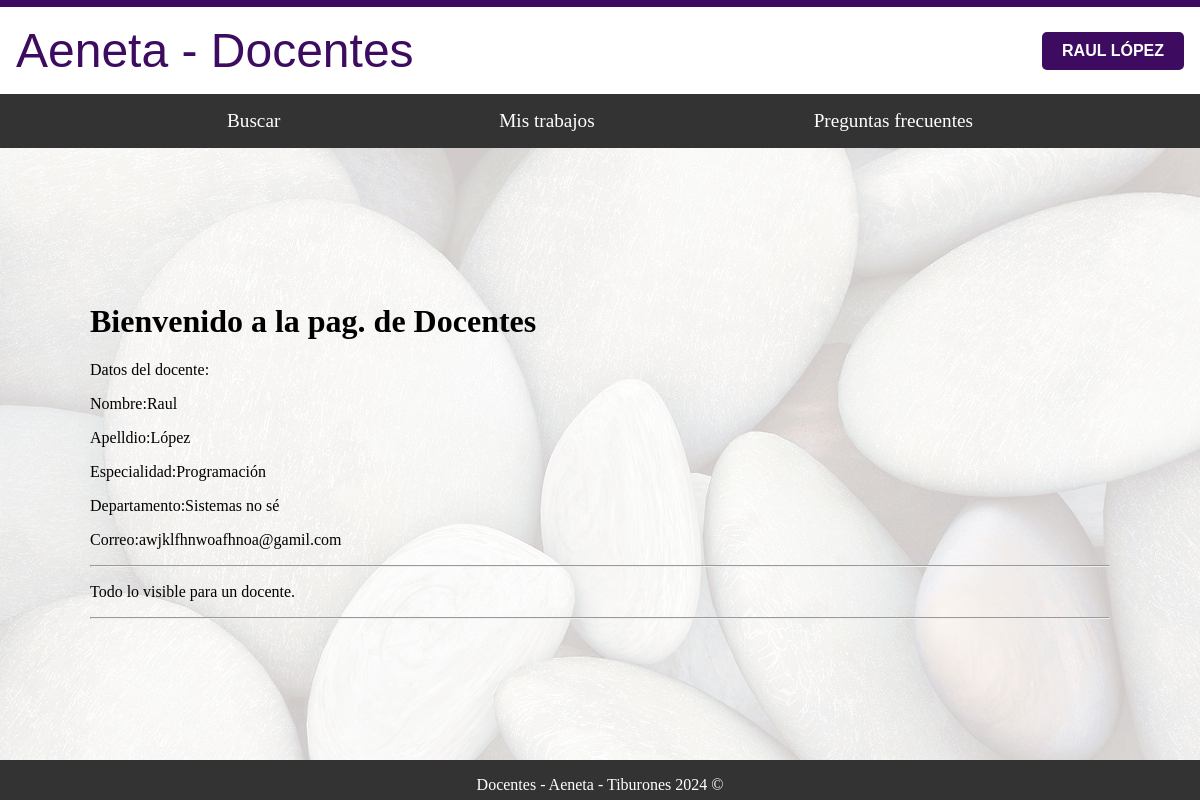
Screenshot of /docente/home/ (signed in) with the database file from the repository.
### usuarios/models.py (models this page shows)
class CustomUser(AbstractUser):
    nombre = models.CharField(max_length=100)
    apellido = models.CharField(max_length=100)
    correo_electronico = models.EmailField(unique=True)
    is_administrador = models.BooleanField(default=False)
    is_alumno = models.BooleanField(default=False)
    is_docente = models.BooleanField(default=False)
    matricula = models.CharField(max_length=20, blank=True, null=True)
    programa_academico = models.CharField(max_length=100, blank=True, null=True)
    estatus = models.CharField(max_length=20, choices=[('activo', 'Activo'), ('egresado', 'Egresado')], blank=True, null=True)
    especialidad = models.CharField(max_length=100, blank=True, null=True)
    departamento_docente = models.CharField(max_length=100, blank=True, null=True)
    cargo = models.CharField(max_length=100, blank=True, null=True)
    departamento_admin = models.CharField(max_length=100, blank=True, null=True)

### docente/views.py (the view)
# urls.py: path('home/', DocenteHomeView.as_view(), name='home'),
class DocenteHomeView(DocenteRequiredMixin, TemplateView):
    template_name = 'docente/home.html'

### administracion/context_processors.py (called while the page is built)
def admin_info(request):
    if request.user.is_authenticated and hasattr(request.user, 'nombre'):
        return {
            'nombre_administrador': request.user.nombre,
            'apellido_administrador': request.user.apellido,
            'departamento_administrador': request.user.departamento_admin,
            'cargo_administrador': request.user.cargo,
            'correo_administrador': request.user.correo_electronico,
        }
    return {}

### alumnos/context_processors.py (called while the page is built)
def alumno_info(request):
    if request.user.is_authenticated and hasattr(request.user, 'nombre'):
        return {
            'nombre_alumno' : request.user.nombre,
            'apellido_alumno' :request.user.apellido,
            'boleta_alumno': request.user.matricula,
            'programa_academico': request.user.programa_academico,
            'estatus_alumno': request.user.estatus,
            'correo_alumno':request.user.correo_electronico,
        }
    return {}

### docente/context_processors.py (called while the page is built)
def docente_info(request):
    if request.user.is_authenticated and hasattr(request.user, 'nombre'):
        return {
            'nombre_docente': request.user.nombre,
            'apellido_docente': request.user.apellido,
            'especialidad_docente': request.user.especialidad,
            'departamento_docente': request.user.departamento_docente,
            'correo_docente': request.user.correo_electronico,
        }
    return {}

### docente/mixins.py (called while the page is built)
    def dispatch(self, request, *args, **kwargs):
        if not request.user.is_authenticated:
            return self.handle_no_permission()
        if not request.user.is_docente:
            messages.error(request, 'No tienes permiso para ver esta página.')
            return redirect('nombre_de_la_url_por_defecto')
        return super().dispatch(request, *args, **kwargs)

### docente/templates/docente/home.html
{% extends "base_generic_docente.html" %}
{% block content %}
<div id="fondo">
  <div class="contenedor_principal">
    <h1>Bienvenido a la pag. de Docentes</h1>
    <p>Datos del docente:</p>
    <p>Nombre:{{ nombre_docente }}</p>
    <p>Apelldio:{{ apellido_docente }}</p>
    <p>Especialidad:{{ especialidad_docente }}</p>
    <p>Departamento:{{ departamento_docente}}</p>
    <p>Correo:{{ correo_docente }}</p>
    <hr>
    <p>Todo lo visible para un docente.</p>
    <hr>
  </div>
</div>
{% endblock %}

### docente/templates/base_generic_docente.html (shortened to what this page needs)
<!DOCTYPE html>
{%load static %}
<html lang="es">
<head>
    <link rel="stylesheet" type="text/css" href="{% static 'styles/base_docentes.css' %}">
</head>
<body>
    <div id="nombre_sistema" class="header-flex-container">
        <a href="{% url 'docente:home' %}">
            <span>Aeneta - Docentes</span>
        </a>
        <div class="docente-info">
            {% if nombre_docente %}
                <div class="dropdown">
                    <button class="dropbtn">{{ nombre_docente }} {{ apellido_docente }}</button>
                </div>
            {% endif %}
        </div>
    </div>
      <nav class="nav_bar" aria-label="Navegación principal">
        <a class="nav-link" href="{% url 'docente:buscar' %}">Buscar</a>
        <a class="nav-link" href="{% url 'docente:mis_trabajos' %}">Mis trabajos</a>
        <a class="nav-link" href="{% url 'docente:preguntas_frecuentes' %}" >Preguntas frecuentes</a>
      </nav>
    {% block content %}{% endblock %}
    <footer>
        <p>Docentes - Aeneta - Tiburones 2024 ©</p>
    </footer>
</body>
</html>

### docente/static/styles/base_docentes.css (style rules this page uses)
html { margin: 0; padding: 0; overflow-x: hidden; box-sizing: border-box; }
.header-flex-container, #fondo, footer { width: 100%; max-width: 100%; box-sizing: border-box; }
body { margin: 0; padding: 0; min-height: 100vh; display: flex; flex-direction: column; }
.header-flex-container, #fondo, footer { width: 100%; }
#fondo { position: relative; flex: 1; display: flex; flex-direction: column; justify-content: center; }
#fondo::before { content: ''; background-image: url('/static/image_docentes/fondo_docente.jpg'); opacity: 0.2; top: 0; left: 0; bottom: 0; right: 0; position: absolute; z-index: -1; }
.header-flex-container { display: flex; justify-content: space-between; align-items: center; }
.docente-info { display: flex; align-items: center; gap: 10px; font-family: monospace; color: #3d0b60; font-size: 20px; }
.dropdown { position: relative; display: inline-block; z-index: 1030; }
.dropbtn { background-color: #3d0b60; color: white; padding: 16px; font-size: 16px; border: none; cursor: pointer; }
.contenedor_principal { position: relative; margin: auto; width: 85%; z-index: 2; padding: 10px; }
.header-flex-container { display: flex; justify-content: space-between; align-items: center; padding: 1rem; background-color: #fff; border-top: 7px solid #3d0b60; font-family: 'Malgun Gothic Semilight', sans-serif; }
.header-flex-container span { font-size: 3rem; color: #3d0b60; font-weight: 300; }
.header-flex-container button { background-color: #3d0b60; color: white; border: none; padding: 10px 20px; text-transform: uppercase; font-weight: bold; cursor: pointer; border-radius: 5px; }
.header-flex-container a, .header-flex-container a:visited { text-decoration: none; color: inherit; }
.nav_bar { display: flex; justify-content: space-evenly; position: sticky; top: 0; background: #333333; padding: .5rem .5rem; z-index: 1029; }
.nav-link { color: white; text-decoration: none; padding: 0.5rem 0; font-size: 1.2rem; transition: opacity 0.3s; }
footer { background: #333; color: white; text-align: center; height: 40px; width: 100%; }

### rows the page displays
CustomUser: nombre "RAUL", apellido "LÓPEZ", nombre "Raul", apellido "López", especialidad "Programación", departamento_docente "Sistemas no sé", correo_electronico "awjklfhnwoafhnoa@gamil.com"
